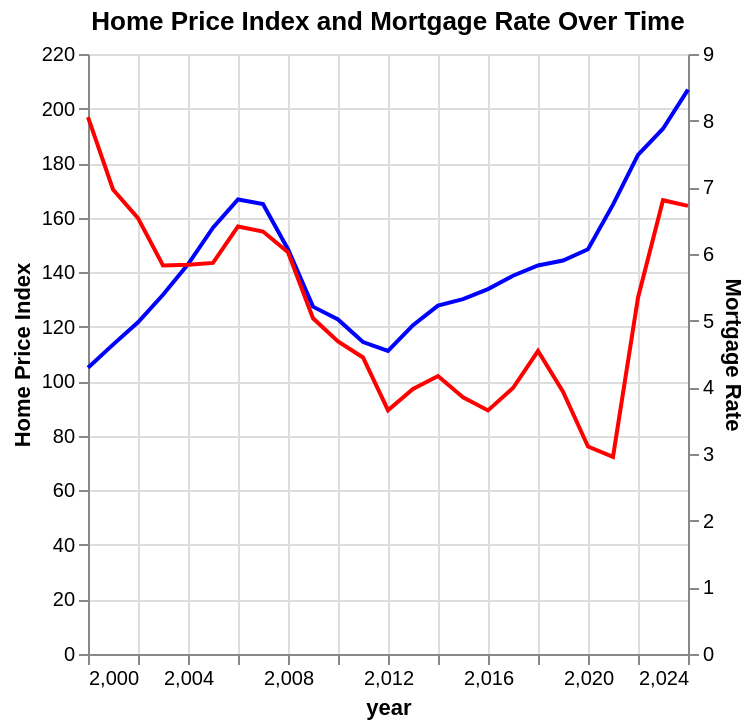

The notebook cell this image was saved under:
### Code cell
hpi_chart=alt.Chart(merged).mark_line(color='blue').encode(alt.X('year'),alt.Y('home_price_index',title='Home Price Index'))
rate_chart=alt.Chart(merged).mark_line(color='red').encode(alt.X('year'),alt.Y('mortgage_rate',title='Mortgage Rate',axis=alt.Axis(orient='right')))
chart4=alt.layer(hpi_chart,rate_chart).resolve_scale(y='independent').properties(title='Home Price Index and Mortgage Rate Over Time')
chart4

### Figure 1 — Vega-Lite specification as saved in the notebook (floating-point values rounded to 4 significant figures)
{"config": {"view": {"continuousWidth": 300, "continuousHeight": 300}}, "layer": [{"mark": {"type": "line", "color": "blue"}, "encoding": {"x": {"field": "year", "type": "quantitative"}, "y": {"field": "home_price_index", "title": "Home Price Index", "type": "quantitative"}}}, {"mark": {"type": "line", "color": "red"}, "encoding": {"x": {"field": "year", "type": "quantitative"}, "y": {"axis": {"orient": "right"}, "field": "mortgage_rate", "title": "Mortgage Rate", "type": "quantitative"}}}], "data": {"name": "data-5f1dbb7379f980c91fd7dca94a2c9aa8"}, "resolve": {"scale": {"y": "independent"}}, "title": "Home Price Index and Mortgage Rate Over Time", "$schema": "https://vega.github.io/schema/vega-lite/v5.20.1.json", "datasets": {"data-5f1dbb7379f980c91fd7dca94a2c9aa8": [{"year": 2000, "home_price_index": 105.0, "mortgage_rate": 8.053, "income_median": 46330.0, "income_pc_real": null, "permits": 3423.0, "home_price_proxy": 320000.0, "loan_amount": 256000.0, "r_month": 0.006711, "mortgage_payment_monthly": 1888.0, "income_monthly": 3861.0, "PIR": 0.489, "PTI": 6.907, "API": null, "PIR_index": 100.0, "pir_pred_by_rate": 0.5899}, {"year": 2001, "home_price_index": 113.4, "mortgage_rate": 6.968, "income_median": 46990.0, "income_pc_real": null, "permits": 3648.0, "home_price_proxy": 345900.0, "loan_amount": 276700.0, "r_month": 0.005807, "mortgage_payment_monthly": 1835.0, "income_monthly": 3916.0, "PIR": 0.4686, "PTI": 7.361, "API": null, "PIR_index": 95.82, "pir_pred_by_rate": 0.5174}, {"year": 2002, "home_price_index": 121.6, "mortgage_rate": 6.537, "income_median": 44950.0, "income_pc_real": null, "permits": 3872.0, "home_price_proxy": 370800.0, "loan_amount": 296600.0, "r_month": 0.005448, "mortgage_payment_monthly": 1882.0, "income_monthly": 3746.0, "PIR": 0.5025, "PTI": 8.25, "API": null, "PIR_index": 102.8, "pir_pred_by_rate": 0.4886}, {"year": 2003, "home_price_index": 131.7, "mortgage_rate": 5.827, "income_median": 47370.0, "income_pc_real": null, "permits": 4150.0, "home_price_proxy": 401600.0, "loan_amount": 321300.0, "r_month": 0.004856, "mortgage_payment_monthly": 1891.0, "income_monthly": 3947.0, "PIR": 0.479, "PTI": 8.478, "API": null, "PIR_index": 97.94, "pir_pred_by_rate": 0.4412}, {"year": 2004, "home_price_index": 142.9, "mortgage_rate": 5.839, "income_median": 47710.0, "income_pc_real": null, "permits": 3977.0, "home_price_proxy": 435600.0, "loan_amount": 348500.0, "r_month": 0.004866, "mortgage_payment_monthly": 2054.0, "income_monthly": 3976.0, "PIR": 0.5165, "PTI": 9.131, "API": null, "PIR_index": 105.6, "pir_pred_by_rate": 0.442}, {"year": 2005, "home_price_index": 156.3, "mortgage_rate": 5.867, "income_median": 50270.0, "income_pc_real": null, "permits": 4381.0, "home_price_proxy": 476700.0, "loan_amount": 381300.0, "r_month": 0.004889, "mortgage_payment_monthly": 2254.0, "income_monthly": 4189.0, "PIR": 0.538, "PTI": 9.482, "API": null, "PIR_index": 110.0, "pir_pred_by_rate": 0.4438}, {"year": 2006, "home_price_index": 166.7, "mortgage_rate": 6.413, "income_median": 52010.0, "income_pc_real": null, "permits": 3897.0, "home_price_proxy": 508100.0, "loan_amount": 406500.0, "r_month": 0.005344, "mortgage_payment_monthly": 2546.0, "income_monthly": 4334.0, "PIR": 0.5874, "PTI": 9.769, "API": null, "PIR_index": 120.1, "pir_pred_by_rate": 0.4804}, {"year": 2007, "home_price_index": 165.0, "mortgage_rate": 6.337, "income_median": 54140.0, "income_pc_real": null, "permits": 2858.0, "home_price_proxy": 502900.0, "loan_amount": 402300.0, "r_month": 0.005281, "mortgage_payment_monthly": 2500.0, "income_monthly": 4512.0, "PIR": 0.5541, "PTI": 9.289, "API": null, "PIR_index": 113.3, "pir_pred_by_rate": 0.4753}, {"year": 2008, "home_price_index": 148.4, "mortgage_rate": 6.027, "income_median": 56230.0, "income_pc_real": 49530.0, "permits": 1391.0, "home_price_proxy": 452500.0, "loan_amount": 362000.0, "r_month": 0.005023, "mortgage_payment_monthly": 2177.0, "income_monthly": 4686.0, "PIR": 0.4645, "PTI": 8.047, "API": 0.0001806, "PIR_index": 94.98, "pir_pred_by_rate": 0.4546}, {"year": 2009, "home_price_index": 127.4, "mortgage_rate": 5.037, "income_median": 53970.0, "income_pc_real": 46050.0, "permits": 555.6, "home_price_proxy": 388300.0, "loan_amount": 310600.0, "r_month": 0.004197, "mortgage_payment_monthly": 1675.0, "income_monthly": 4498.0, "PIR": 0.3723, "PTI": 7.194, "API": 0.0001393, "PIR_index": 76.13, "pir_pred_by_rate": 0.3884}, {"year": 2010, "home_price_index": 122.7, "mortgage_rate": 4.69, "income_median": 52970.0, "income_pc_real": 46350.0, "permits": 603.7, "home_price_proxy": 374000.0, "loan_amount": 299200.0, "r_month": 0.003908, "mortgage_payment_monthly": 1550.0, "income_monthly": 4414.0, "PIR": 0.3512, "PTI": 7.061, "API": 0.0001241, "PIR_index": 71.81, "pir_pred_by_rate": 0.3652}, {"year": 2011, "home_price_index": 114.4, "mortgage_rate": 4.448, "income_median": 53270.0, "income_pc_real": 46810.0, "permits": 688.4, "home_price_proxy": 348700.0, "loan_amount": 278900.0, "r_month": 0.003707, "mortgage_payment_monthly": 1405.0, "income_monthly": 4439.0, "PIR": 0.3164, "PTI": 6.546, "API": 0.0001087, "PIR_index": 64.71, "pir_pred_by_rate": 0.3491}, {"year": 2012, "home_price_index": 111.2, "mortgage_rate": 3.657, "income_median": 55130.0, "income_pc_real": 49230.0, "permits": 761.5, "home_price_proxy": 338900.0, "loan_amount": 271100.0, "r_month": 0.003048, "mortgage_payment_monthly": 1241.0, "income_monthly": 4594.0, "PIR": 0.2702, "PTI": 6.147, "API": 8.258e-05, "PIR_index": 55.26, "pir_pred_by_rate": 0.2963}, {"year": 2013, "home_price_index": 120.6, "mortgage_rate": 3.976, "income_median": 56210.0, "income_pc_real": 49540.0, "permits": 1079.0, "home_price_proxy": 367600.0, "loan_amount": 294100.0, "r_month": 0.003313, "mortgage_payment_monthly": 1400.0, "income_monthly": 4684.0, "PIR": 0.2988, "PTI": 6.539, "API": 9.676e-05, "PIR_index": 61.1, "pir_pred_by_rate": 0.3175}, {"year": 2014, "home_price_index": 127.7, "mortgage_rate": 4.169, "income_median": 57460.0, "income_pc_real": 51780.0, "permits": 1291.0, "home_price_proxy": 389500.0, "loan_amount": 311600.0, "r_month": 0.003474, "mortgage_payment_monthly": 1518.0, "income_monthly": 4788.0, "PIR": 0.317, "PTI": 6.778, "API": 0.0001029, "PIR_index": 64.83, "pir_pred_by_rate": 0.3304}, {"year": 2015, "home_price_index": 130.1, "mortgage_rate": 3.851, "income_median": 59590.0, "income_pc_real": 54630.0, "permits": 1368.0, "home_price_proxy": 396800.0, "loan_amount": 317400.0, "r_month": 0.003209, "mortgage_payment_monthly": 1488.0, "income_monthly": 4966.0, "PIR": 0.2997, "PTI": 6.659, "API": 9.173e-05, "PIR_index": 61.28, "pir_pred_by_rate": 0.3092}, {"year": 2016, "home_price_index": 133.8, "mortgage_rate": 3.654, "income_median": 60980.0, "income_pc_real": 54140.0, "permits": 1553.0, "home_price_proxy": 408000.0, "loan_amount": 326400.0, "r_month": 0.003045, "mortgage_payment_monthly": 1494.0, "income_monthly": 5081.0, "PIR": 0.294, "PTI": 6.69, "API": 9.03e-05, "PIR_index": 60.11, "pir_pred_by_rate": 0.296}, {"year": 2017, "home_price_index": 138.7, "mortgage_rate": 3.99, "income_median": 63040.0, "income_pc_real": 54370.0, "permits": 1700.0, "home_price_proxy": 422900.0, "loan_amount": 338300.0, "r_month": 0.003325, "mortgage_payment_monthly": 1613.0, "income_monthly": 5254.0, "PIR": 0.307, "PTI": 6.708, "API": 0.0001018, "PIR_index": 62.78, "pir_pred_by_rate": 0.3185}, {"year": 2018, "home_price_index": 142.5, "mortgage_rate": 4.545, "income_median": 65060.0, "income_pc_real": 57080.0, "permits": 1485.0, "home_price_proxy": 434300.0, "loan_amount": 347500.0, "r_month": 0.003787, "mortgage_payment_monthly": 1770.0, "income_monthly": 5422.0, "PIR": 0.3264, "PTI": 6.676, "API": 0.0001134, "PIR_index": 66.75, "pir_pred_by_rate": 0.3555}, {"year": 2019, "home_price_index": 144.3, "mortgage_rate": 3.936, "income_median": 69210.0, "income_pc_real": 58750.0, "permits": 1478.0, "home_price_proxy": 439900.0, "loan_amount": 351900.0, "r_month": 0.00328, "mortgage_payment_monthly": 1667.0, "income_monthly": 5768.0, "PIR": 0.289, "PTI": 6.356, "API": 9.665e-05, "PIR_index": 59.1, "pir_pred_by_rate": 0.3148}, {"year": 2020, "home_price_index": 148.4, "mortgage_rate": 3.112, "income_median": 71240.0, "income_pc_real": 60480.0, "permits": 1256.0, "home_price_proxy": 452500.0, "loan_amount": 362000.0, "r_month": 0.002593, "mortgage_payment_monthly": 1548.0, "income_monthly": 5937.0, "PIR": 0.2607, "PTI": 6.351, "API": 7.636e-05, "PIR_index": 53.32, "pir_pred_by_rate": 0.2598}, {"year": 2021, "home_price_index": 164.8, "mortgage_rate": 2.958, "income_median": 72220.0, "income_pc_real": 62170.0, "permits": 1530.0, "home_price_proxy": 502400.0, "loan_amount": 401900.0, "r_month": 0.002465, "mortgage_payment_monthly": 1685.0, "income_monthly": 6018.0, "PIR": 0.28, "PTI": 6.957, "API": 7.839e-05, "PIR_index": 57.26, "pir_pred_by_rate": 0.2495}, {"year": 2022, "home_price_index": 183.0, "mortgage_rate": 5.344, "income_median": 76740.0, "income_pc_real": 59880.0, "permits": 1434.0, "home_price_proxy": 558000.0, "loan_amount": 446400.0, "r_month": 0.004453, "mortgage_payment_monthly": 2491.0, "income_monthly": 6395.0, "PIR": 0.3895, "PTI": 7.271, "API": 0.0001633, "PIR_index": 79.65, "pir_pred_by_rate": 0.4089}, {"year": 2023, "home_price_index": 192.6, "mortgage_rate": 6.807, "income_median": 80350.0, "income_pc_real": 62790.0, "permits": 1182.0, "home_price_proxy": 587200.0, "loan_amount": 469800.0, "r_month": 0.005672, "mortgage_payment_monthly": 3065.0, "income_monthly": 6696.0, "PIR": 0.4577, "PTI": 7.309, "API": 0.0002088, "PIR_index": 93.6, "pir_pred_by_rate": 0.5066}, {"year": 2024, "home_price_index": 206.9, "mortgage_rate": 6.721, "income_median": 83330.0, "income_pc_real": null, "permits": 1443.0, "home_price_proxy": 630900.0, "loan_amount": 504700.0, "r_month": 0.005601, "mortgage_payment_monthly": 3264.0, "income_monthly": 6944.0, "PIR": 0.4701, "PTI": 7.572, "API": null, "PIR_index": 96.12, "pir_pred_by_rate": 0.5009}]}}
